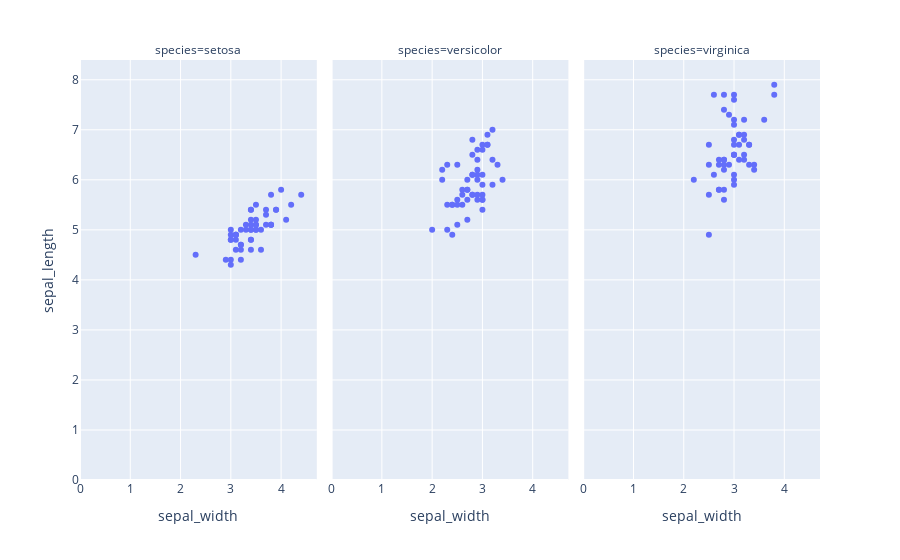

Write notebook code for a chart like this one.
### Code cell
import plotly.express as px
df = px.data.iris()

fig = px.scatter(df, x="sepal_width", y="sepal_length", facet_col="species")
fig.update_xaxes(rangemode="tozero")
fig.update_yaxes(rangemode="tozero")

fig.show()

### Figure 1 — Plotly figure (JSON) as saved in the notebook; plotly's stock layout.template omitted (floating-point values rounded to 4 significant figures)
{"data": [{"hovertemplate": "species=setosa<br>sepal_width=%{x}<br>sepal_length=%{y}<extra></extra>", "legendgroup": "", "marker": {"color": "#636efa", "symbol": "circle"}, "mode": "markers", "name": "", "orientation": "v", "showlegend": false, "type": "scatter", "x": [3.5, 3.0, 3.2, 3.1, 3.6, 3.9, 3.4, 3.4, 2.9, 3.1, 3.7, 3.4, 3.0, 3.0, 4.0, 4.4, 3.9, 3.5, 3.8, 3.8, 3.4, 3.7, 3.6, 3.3, 3.4, 3.0, 3.4, 3.5, 3.4, 3.2, 3.1, 3.4, 4.1, 4.2, 3.1, 3.2, 3.5, 3.1, 3.0, 3.4, 3.5, 2.3, 3.2, 3.5, 3.8, 3.0, 3.8, 3.2, 3.7, 3.3], "xaxis": "x", "y": [5.1, 4.9, 4.7, 4.6, 5.0, 5.4, 4.6, 5.0, 4.4, 4.9, 5.4, 4.8, 4.8, 4.3, 5.8, 5.7, 5.4, 5.1, 5.7, 5.1, 5.4, 5.1, 4.6, 5.1, 4.8, 5.0, 5.0, 5.2, 5.2, 4.7, 4.8, 5.4, 5.2, 5.5, 4.9, 5.0, 5.5, 4.9, 4.4, 5.1, 5.0, 4.5, 4.4, 5.0, 5.1, 4.8, 5.1, 4.6, 5.3, 5.0], "yaxis": "y"}, {"hovertemplate": "species=versicolor<br>sepal_width=%{x}<br>sepal_length=%{y}<extra></extra>", "legendgroup": "", "marker": {"color": "#636efa", "symbol": "circle"}, "mode": "markers", "name": "", "orientation": "v", "showlegend": false, "type": "scatter", "x": [3.2, 3.2, 3.1, 2.3, 2.8, 2.8, 3.3, 2.4, 2.9, 2.7, 2.0, 3.0, 2.2, 2.9, 2.9, 3.1, 3.0, 2.7, 2.2, 2.5, 3.2, 2.8, 2.5, 2.8, 2.9, 3.0, 2.8, 3.0, 2.9, 2.6, 2.4, 2.4, 2.7, 2.7, 3.0, 3.4, 3.1, 2.3, 3.0, 2.5, 2.6, 3.0, 2.6, 2.3, 2.7, 3.0, 2.9, 2.9, 2.5, 2.8], "xaxis": "x2", "y": [7.0, 6.4, 6.9, 5.5, 6.5, 5.7, 6.3, 4.9, 6.6, 5.2, 5.0, 5.9, 6.0, 6.1, 5.6, 6.7, 5.6, 5.8, 6.2, 5.6, 5.9, 6.1, 6.3, 6.1, 6.4, 6.6, 6.8, 6.7, 6.0, 5.7, 5.5, 5.5, 5.8, 6.0, 5.4, 6.0, 6.7, 6.3, 5.6, 5.5, 5.5, 6.1, 5.8, 5.0, 5.6, 5.7, 5.7, 6.2, 5.1, 5.7], "yaxis": "y2"}, {"hovertemplate": "species=virginica<br>sepal_width=%{x}<br>sepal_length=%{y}<extra></extra>", "legendgroup": "", "marker": {"color": "#636efa", "symbol": "circle"}, "mode": "markers", "name": "", "orientation": "v", "showlegend": false, "type": "scatter", "x": [3.3, 2.7, 3.0, 2.9, 3.0, 3.0, 2.5, 2.9, 2.5, 3.6, 3.2, 2.7, 3.0, 2.5, 2.8, 3.2, 3.0, 3.8, 2.6, 2.2, 3.2, 2.8, 2.8, 2.7, 3.3, 3.2, 2.8, 3.0, 2.8, 3.0, 2.8, 3.8, 2.8, 2.8, 2.6, 3.0, 3.4, 3.1, 3.0, 3.1, 3.1, 3.1, 2.7, 3.2, 3.3, 3.0, 2.5, 3.0, 3.4, 3.0], "xaxis": "x3", "y": [6.3, 5.8, 7.1, 6.3, 6.5, 7.6, 4.9, 7.3, 6.7, 7.2, 6.5, 6.4, 6.8, 5.7, 5.8, 6.4, 6.5, 7.7, 7.7, 6.0, 6.9, 5.6, 7.7, 6.3, 6.7, 7.2, 6.2, 6.1, 6.4, 7.2, 7.4, 7.9, 6.4, 6.3, 6.1, 7.7, 6.3, 6.4, 6.0, 6.9, 6.7, 6.9, 5.8, 6.8, 6.7, 6.7, 6.3, 6.5, 6.2, 5.9], "yaxis": "y3"}], "layout": {"annotations": [{"font": {}, "showarrow": false, "text": "species=setosa", "x": 0.16, "xanchor": "center", "xref": "paper", "y": 1, "yanchor": "bottom", "yref": "paper"}, {"font": {}, "showarrow": false, "text": "species=versicolor", "x": 0.5, "xanchor": "center", "xref": "paper", "y": 1, "yanchor": "bottom", "yref": "paper"}, {"font": {}, "showarrow": false, "text": "species=virginica", "x": 0.84, "xanchor": "center", "xref": "paper", "y": 1, "yanchor": "bottom", "yref": "paper"}], "legend": {"tracegroupgap": 0}, "margin": {"t": 60}, "xaxis": {"anchor": "y", "domain": [0, 0.32], "rangemode": "tozero", "title": {"text": "sepal_width"}}, "xaxis2": {"anchor": "y2", "domain": [0.34, 0.66], "matches": "x", "rangemode": "tozero", "title": {"text": "sepal_width"}}, "xaxis3": {"anchor": "y3", "domain": [0.68, 1.0], "matches": "x", "rangemode": "tozero", "title": {"text": "sepal_width"}}, "yaxis": {"anchor": "x", "domain": [0, 1], "rangemode": "tozero", "title": {"text": "sepal_length"}}, "yaxis2": {"anchor": "x2", "domain": [0, 1], "matches": "y", "rangemode": "tozero", "showticklabels": false}, "yaxis3": {"anchor": "x3", "domain": [0, 1], "matches": "y", "rangemode": "tozero", "showticklabels": false}}}
